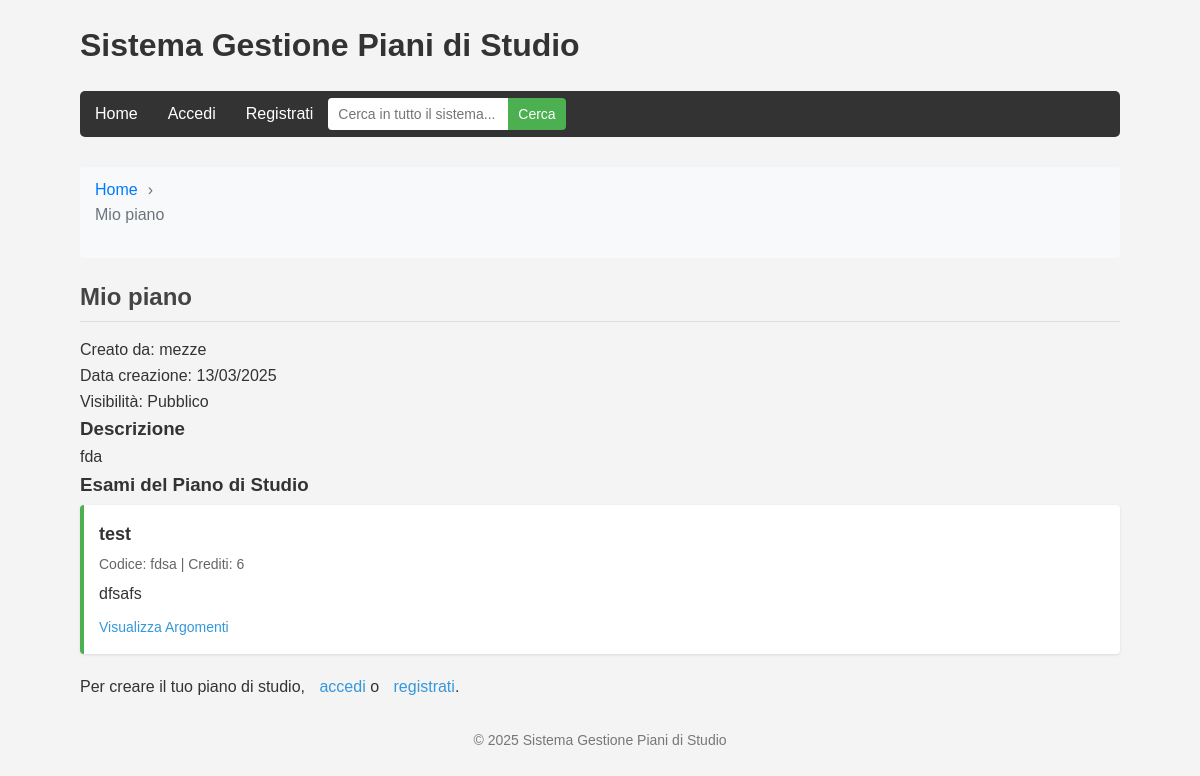
The page /pages/view_piano.php?id=2 on the database its author committed.
### tables this page shows
CREATE TABLE `piani_di_studio` (
  `id` int(11) NOT NULL,
  `nome` varchar(100) NOT NULL,
  `descrizione` text DEFAULT NULL,
  `data_creazione` timestamp NOT NULL DEFAULT current_timestamp(),
  `user_id` int(11) NOT NULL,
  `visibility` varchar(20) NOT NULL DEFAULT 'private'
);

CREATE TABLE `users` (
  `id` int(11) NOT NULL,
  `username` varchar(50) NOT NULL,
  `password` varchar(255) NOT NULL,
  `email` varchar(100) NOT NULL,
  `role` varchar(20) NOT NULL DEFAULT 'user',
  `created_at` timestamp NOT NULL DEFAULT current_timestamp()
);

CREATE TABLE `esami` (
  `id` int(11) NOT NULL,
  `piano_id` int(11) NOT NULL,
  `nome` varchar(100) NOT NULL,
  `codice` varchar(20) DEFAULT NULL,
  `crediti` int(11) DEFAULT 6,
  `descrizione` text DEFAULT NULL,
  `anno` int(11) DEFAULT NULL,
  `semestre` int(11) DEFAULT NULL
);

### models/piano_di_studio.php (called while the page is built, shortened)
<?php
class PianoDiStudio {
    private $conn;
    private $table_name = "piani_di_studio";
    public $id;
    public function __construct($db) {
        $this->conn = $db;
    }
    public function readOne() {
        $query = "SELECT * FROM " . $this->table_name . " WHERE id = ? LIMIT 0,1";
        $stmt = $this->conn->prepare($query);
        $stmt->bindParam(1, $this->id);
        $stmt->execute();
        $row = $stmt->fetch(PDO::FETCH_ASSOC);
        if ($row) {
            return $row;
        }
        return [];
    }
}
?>

### models/esame.php (called while the page is built, shortened)
<?php
class Esame {
    private $conn;
    private $table_name = "esami";
    public function __construct($db) {
        $this->conn = $db;
    }
    public function readByPiano($piano_id) {
        $query = "SELECT * FROM " . $this->table_name . "
                  WHERE piano_id = :piano_id
                  ORDER BY nome ASC";
        $stmt = $this->conn->prepare($query);
        $stmt->bindParam(":piano_id", $piano_id);
        $stmt->execute();
        return $stmt;
    }
}
?>

### pages/view_piano.php (the view, shortened to what this page needs)
<?php
include_once '../ui/includes/header.php';
include_once '../models/piano_di_studio.php';
include_once '../models/esame.php';
$database = new Database();
$db = $database->getConnection();
$piano = new PianoDiStudio($db);
$piano->id = $_GET['id'];
$piano_info = $piano->readOne();
$user_query = "SELECT username FROM users WHERE id = :user_id LIMIT 1";
$user_stmt = $db->prepare($user_query);
$user_stmt->bindParam(":user_id", $piano_info['user_id']);
$user_stmt->execute();
$user_row = $user_stmt->fetch(PDO::FETCH_ASSOC);
$creator = $user_row ? $user_row['username'] : "Utente sconosciuto";
?>
<div class="breadcrumb">
    <ul>
        <li><a href="index.php">Home</a></li>
        <li><?php echo $piano_info['nome']; ?></li>
    </ul>
</div>
<div class="piano-view">
    <h2><?php echo $piano_info['nome']; ?></h2>
    <div class="piano-meta">
        <p>Creato da: <?php echo $creator; ?></p>
        <p>Data creazione: <?php echo date('d/m/Y', strtotime($piano_info['data_creazione'])); ?></p>
        <p>Visibilità: <?php echo ($piano_info['visibility'] == 'public') ? "Pubblico" : "Privato"; ?></p>
    </div>
    <div class="piano-description">
        <h3>Descrizione</h3>
        <p><?php echo $piano_info['descrizione']; ?></p>
    </div>
    <div class="piano-esami">
        <h3>Esami del Piano di Studio</h3>
        <?php
        $esame = new Esame($db);
        $stmt = $esame->readByPiano($piano_info['id']);
        if ($stmt->rowCount() > 0) {
            echo "<ul class='item-list'>";
            while ($row = $stmt->fetch(PDO::FETCH_ASSOC)) {
                extract($row);
                echo "<li>
                        <div class='item-title'>$nome</div>
                        <div class='item-meta'>Codice: $codice | Crediti: $crediti</div>
                        <div class='item-description'>$descrizione</div>
                        <div class='item-actions'>";
                if (isset($_SESSION['user_id'])) {
                    echo "<a href='view_esame.php?id=$id'>Visualizza Argomenti</a>";
                    if ($piano_info['user_id'] == $_SESSION['user_id'] || $_SESSION['is_admin']) {
                        echo " | <a href='esami.php?edit=$id&piano_id=" . $piano_info['id'] . "'>Modifica</a>";
                    }
                } else {
                    echo "<a href='view_esame.php?id=$id'>Visualizza Argomenti</a>";
                }
                echo "</div>
                    </li>";
            }
            echo "</ul>";
        } else {
            echo "<p>Nessun esame trovato per questo piano di studio.</p>";
        }
        ?>
    </div>
    <?php if (isset($_SESSION['user_id']) && ($piano_info['user_id'] == $_SESSION['user_id'] || $_SESSION['is_admin'])): ?>
    <div class="piano-actions">
        <a href="esami.php?piano_id=<?php echo $piano_info['id']; ?>" class="btn-primary">Gestisci Esami</a>
        <a href="index.php?edit=<?php echo $piano_info['id']; ?>" class="btn-secondary">Modifica Piano</a>
    </div>
    <?php elseif (!isset($_SESSION['user_id'])): ?>
    <div class="piano-actions">
        <p>Per creare il tuo piano di studio, <a href="login.php">accedi</a> o <a href="register.php">registrati</a>.</p>
    </div>
    <?php endif; ?>
</div>
<?php include_once '../ui/includes/footer.php'; ?>

### ui/css/style.css (style rules this page uses)
* { box-sizing: border-box; margin: 0; padding: 0; }
body { font-family: Arial, sans-serif; line-height: 1.6; color: #333; background-color: #f4f4f4; }
h2 { color: #444; margin-bottom: 15px; border-bottom: 1px solid #ddd; padding-bottom: 5px; }
ul { list-style-type: none; margin-bottom: 20px; }
li { background-color: white; margin: 5px 0; padding: 10px; border-radius: 4px; box-shadow: 0 1px 3px rgba(0, 0, 0, 0.1); }
a { text-decoration: none; color: #3498db; margin-left: 10px; }
.item-list li { padding: 15px; margin-bottom: 10px; border-left: 4px solid #4CAF50; }
.item-title { font-size: 18px; font-weight: bold; margin-bottom: 5px; }
.item-meta { font-size: 14px; color: #666; margin-bottom: 5px; }
.item-description { margin-bottom: 10px; }
.item-actions { font-size: 14px; margin-top: 5px; }
.item-actions a { margin-right: 5px; margin-left: 0; }
.breadcrumb { display: flex; list-style: none; background-color: #f8f9fa; padding: 10px 15px; border-radius: 4px; margin-bottom: 20px; }
.breadcrumb li { margin: 0; padding: 0; background: none; box-shadow: none; }
.breadcrumb li:not(:last-child)::after { content: '›'; margin: 0 10px; color: #6c757d; }
.breadcrumb a { color: #007bff; text-decoration: none; margin: 0; }
.breadcrumb li:last-child { color: #6c757d; }

### rows shown on the page
piani_di_studio: nome "Mio piano", data_creazione "13/03/2025", descrizione "fda"
users: username "mezze"
esami: nome "test", codice "fdsa", crediti "6", descrizione "dfsafs"
